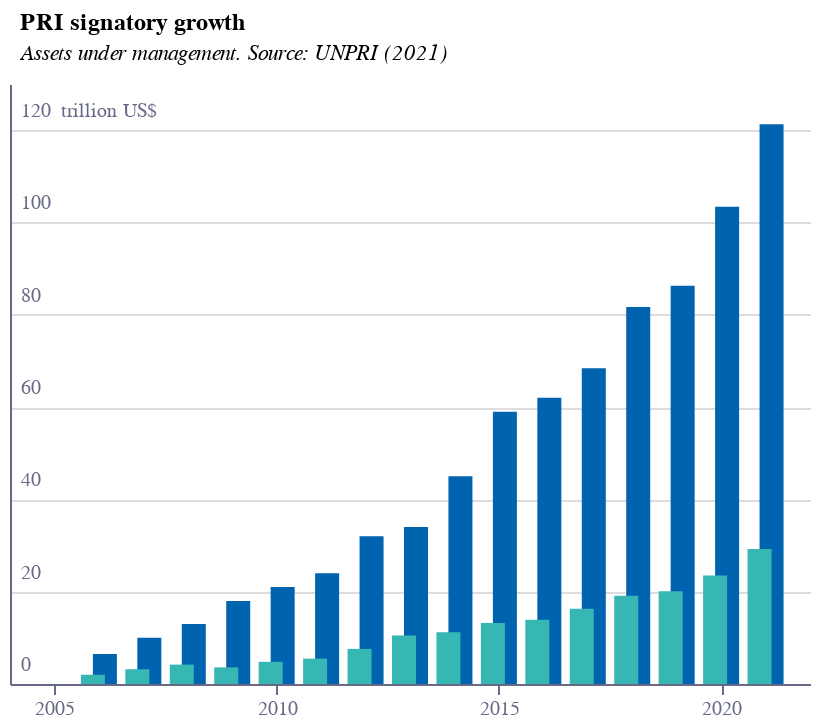

Source (notebook cell):
### Code cell
base = alt.Chart(f1).encode(
    x=alt.X(
        "year:Q",
        axis=alt.Axis(
            grid=False,
            titleAlign="center",
            titleAnchor="middle",
            title="",
            labelColor=colors["eco-gray"],
            titleColor=colors["eco-gray"],
            tickColor=colors["eco-gray"],
            domainColor=colors["eco-gray"],
            tickCount=5,
            orient="bottom",
            labelAngle=0,
            format=".0f",
            # zindex=1,
            # offset=-43
        ),
    )
)
bars1 = base.mark_bar(color=colors["eco-turquiose"], width=12, xOffset=-3).encode(
    y=alt.Y(
        "aoaum:Q",
        stack=True,
        axis=alt.Axis(
            grid=True,
            title="trillion US$",
            titleAnchor="start",
            labelColor=colors["eco-gray"],
            titleColor=colors["eco-gray"],
            tickColor=colors["eco-gray"],
            domainColor=colors["eco-gray"],
            titleFontSize=10,
            titleFontWeight="normal",
            ticks=False,
            labelAlign="left",
            labelBaseline="middle",
            labelPadding=-5,
            labelOffset=-10,
            titleX=25,
            titleY=18,
            titleBaseline="bottom",
            titleAngle=0,
            titleAlign="left",
            tickCount=7,
            format=".0f",
        ),
    )
)
bars2 = base.mark_bar(color=colors["eco-mid-blue"], width=12, xOffset=3).encode(
    y=alt.Y("aum:Q")
)
line1 = base.mark_line(color=colors["eco-dot"]).encode(y=alt.Y("ao:Q"))
line2 = base.mark_line(color=colors["eco-orange"]).encode(y=alt.Y("sig:Q"))
title = alt.TitleParams(
    "PRI signatory growth",
    subtitle=["Assets under management. Source: UNPRI (2021)"],
    anchor="start",
    align="left",
    dx=5,
    dy=-5,
    fontSize=12,
    subtitleFontSize=11,
    subtitleFontStyle="italic",
)
layer1 = (
    ((bars2 + bars1))
    .properties(height=300, width=400)
    .configure_view(stroke=None)
    .properties(title=title)
)
layer1.save("visualisation/" + f + ".json")
layer1.save("visualisation/" + f + ".png")
open("README.md", "w").write(readme)
layer1

### Figure 1 — Vega-Lite specification as saved in the notebook (floating-point values rounded to 4 significant figures)
{"config": {"view": {"continuousWidth": 400, "continuousHeight": 300, "stroke": null}}, "layer": [{"mark": {"type": "bar", "color": "#0063AF", "width": 12, "xOffset": 3}, "encoding": {"x": {"type": "quantitative", "axis": {"domainColor": "#676A86", "format": ".0f", "grid": false, "labelAngle": 0, "labelColor": "#676A86", "orient": "bottom", "tickColor": "#676A86", "tickCount": 5, "title": "", "titleAlign": "center", "titleAnchor": "middle", "titleColor": "#676A86"}, "field": "year"}, "y": {"type": "quantitative", "field": "aum"}}}, {"mark": {"type": "bar", "color": "#36B7B4", "width": 12, "xOffset": -3}, "encoding": {"x": {"type": "quantitative", "axis": {"domainColor": "#676A86", "format": ".0f", "grid": false, "labelAngle": 0, "labelColor": "#676A86", "orient": "bottom", "tickColor": "#676A86", "tickCount": 5, "title": "", "titleAlign": "center", "titleAnchor": "middle", "titleColor": "#676A86"}, "field": "year"}, "y": {"type": "quantitative", "axis": {"domainColor": "#676A86", "format": ".0f", "grid": true, "labelAlign": "left", "labelBaseline": "middle", "labelColor": "#676A86", "labelOffset": -10, "labelPadding": -5, "tickColor": "#676A86", "tickCount": 7, "ticks": false, "title": "trillion US$", "titleAlign": "left", "titleAnchor": "start", "titleAngle": 0, "titleBaseline": "bottom", "titleColor": "#676A86", "titleFontSize": 10, "titleFontWeight": "normal", "titleX": 25, "titleY": 18}, "field": "aoaum", "stack": true}}}], "data": {"name": "data-4a17a7b922139914eaebcc8238ad992e"}, "height": 300, "title": {"text": "PRI signatory growth", "align": "left", "anchor": "start", "dx": 5, "dy": -5, "fontSize": 12, "subtitle": ["Assets under management. Source: UNPRI (2021)"], "subtitleFontSize": 11, "subtitleFontStyle": "italic"}, "width": 400, "$schema": "https://vega.github.io/schema/vega-lite/v4.8.1.json", "datasets": {"data-4a17a7b922139914eaebcc8238ad992e": [{"year": 2006, "aoaum": 2.0, "ao": 32, "aum": 6.5, "sig": 63}, {"year": 2007, "aoaum": 3.2, "ao": 77, "aum": 10.0, "sig": 185}, {"year": 2008, "aoaum": 4.2, "ao": 135, "aum": 13.0, "sig": 361}, {"year": 2009, "aoaum": 3.6, "ao": 172, "aum": 18.0, "sig": 523}, {"year": 2010, "aoaum": 4.8, "ao": 203, "aum": 21.0, "sig": 734}, {"year": 2011, "aoaum": 5.5, "ao": 229, "aum": 24.0, "sig": 890}, {"year": 2012, "aoaum": 7.6, "ao": 251, "aum": 32.0, "sig": 1050}, {"year": 2013, "aoaum": 10.5, "ao": 268, "aum": 34.0, "sig": 1186}, {"year": 2014, "aoaum": 11.2, "ao": 270, "aum": 45.0, "sig": 1251}, {"year": 2015, "aoaum": 13.2, "ao": 288, "aum": 59.0, "sig": 1384}, {"year": 2016, "aoaum": 13.9, "ao": 307, "aum": 62.0, "sig": 1501}, {"year": 2017, "aoaum": 16.3, "ao": 346, "aum": 68.4, "sig": 1714}, {"year": 2018, "aoaum": 19.1, "ao": 373, "aum": 81.7, "sig": 1951}, {"year": 2019, "aoaum": 20.1, "ao": 432, "aum": 86.3, "sig": 2372}, {"year": 2020, "aoaum": 23.5, "ao": 521, "aum": 103.4, "sig": 3038}, {"year": 2021, "aoaum": 29.23, "ao": 609, "aum": 121.3, "sig": 3826}]}}
